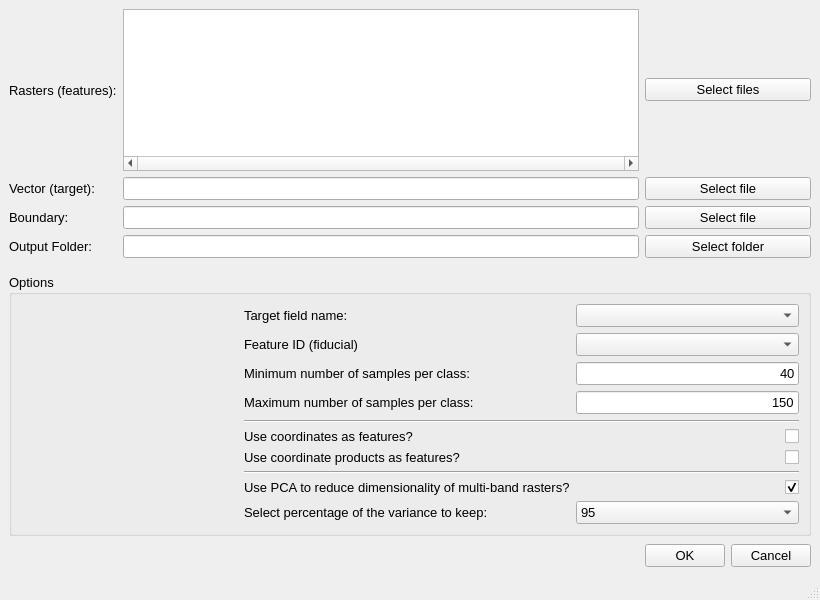
<?xml version="1.0" encoding="UTF-8"?>
<ui version="4.0">
 <class>MainWindow</class>
 <widget class="QMainWindow" name="MainWindow">
  <property name="geometry">
   <rect>
    <x>0</x>
    <y>0</y>
    <width>820</width>
    <height>600</height>
   </rect>
  </property>
  <property name="font">
   <font>
    <pointsize>10</pointsize>
   </font>
  </property>
  <property name="windowTitle">
   <string>MainWindow</string>
  </property>
  <widget class="QWidget" name="centralwidget">
   <layout class="QGridLayout" name="gridLayout">
    <item row="2" column="1">
     <widget class="QLineEdit" name="lineEdit_inputFileLito"/>
    </item>
    <item row="2" column="2" colspan="2">
     <widget class="QPushButton" name="pushButton_inputFileLito">
      <property name="toolTip">
       <string>Click to select vector (target) files.</string>
      </property>
      <property name="text">
       <string>Select file</string>
      </property>
     </widget>
    </item>
    <item row="1" column="1">
     <widget class="QPlainTextEdit" name="plainTextEdit_features">
      <property name="horizontalScrollBarPolicy">
       <enum>Qt::ScrollBarAlwaysOn</enum>
      </property>
      <property name="sizeAdjustPolicy">
       <enum>QAbstractScrollArea::AdjustIgnored</enum>
      </property>
      <property name="lineWrapMode">
       <enum>QPlainTextEdit::NoWrap</enum>
      </property>
      <property name="overwriteMode">
       <bool>false</bool>
      </property>
      <property name="tabStopWidth">
       <number>80</number>
      </property>
      <property name="tabStopDistance">
       <double>80.000000000000000</double>
      </property>
     </widget>
    </item>
    <item row="3" column="2" colspan="2">
     <widget class="QPushButton" name="pushButton_inputFileLimit">
      <property name="toolTip">
       <string>Click to select vector (area of interest) files.</string>
      </property>
      <property name="text">
       <string>Select file</string>
      </property>
     </widget>
    </item>
    <item row="5" column="2" colspan="2">
     <widget class="QPushButton" name="pushButton_outputDir">
      <property name="toolTip">
       <string>Click to select output directory.</string>
      </property>
      <property name="text">
       <string>Select folder</string>
      </property>
     </widget>
    </item>
    <item row="8" column="2">
     <widget class="QPushButton" name="pushButton_OK">
      <property name="toolTip">
       <string>Click to run the program.</string>
      </property>
      <property name="text">
       <string>OK</string>
      </property>
     </widget>
    </item>
    <item row="8" column="0" colspan="2">
     <spacer name="horizontalSpacer">
      <property name="orientation">
       <enum>Qt::Horizontal</enum>
      </property>
      <property name="sizeHint" stdset="0">
       <size>
        <width>575</width>
        <height>27</height>
       </size>
      </property>
     </spacer>
    </item>
    <item row="1" column="2" colspan="2">
     <widget class="QPushButton" name="pushButton_inputFilesFeatures">
      <property name="toolTip">
       <string>Click to select raster (feature) files.</string>
      </property>
      <property name="text">
       <string>Select files</string>
      </property>
     </widget>
    </item>
    <item row="2" column="0">
     <widget class="QLabel" name="label_inputLito">
      <property name="text">
       <string>Vector (target):</string>
      </property>
     </widget>
    </item>
    <item row="3" column="0">
     <widget class="QLabel" name="label_inputLimit">
      <property name="text">
       <string>Boundary:</string>
      </property>
     </widget>
    </item>
    <item row="8" column="3">
     <widget class="QPushButton" name="pushButton_Cancel">
      <property name="text">
       <string>Cancel</string>
      </property>
     </widget>
    </item>
    <item row="3" column="1">
     <widget class="QLineEdit" name="lineEdit_inputFileLimit"/>
    </item>
    <item row="5" column="1">
     <widget class="QLineEdit" name="lineEdit_outputDir"/>
    </item>
    <item row="1" column="0">
     <widget class="QLabel" name="label_inputFeatures">
      <property name="text">
       <string>Rasters (features):</string>
      </property>
     </widget>
    </item>
    <item row="5" column="0">
     <widget class="QLabel" name="label_output">
      <property name="text">
       <string>Output Folder:</string>
      </property>
     </widget>
    </item>
    <item row="6" column="1">
     <spacer name="verticalSpacer">
      <property name="orientation">
       <enum>Qt::Vertical</enum>
      </property>
      <property name="sizeHint" stdset="0">
       <size>
        <width>20</width>
        <height>40</height>
       </size>
      </property>
     </spacer>
    </item>
    <item row="7" column="0" colspan="4">
     <widget class="QGroupBox" name="groupBox_options">
      <property name="title">
       <string>Options</string>
      </property>
      <layout class="QGridLayout" name="gridLayout_2">
       <item row="2" column="2">
        <widget class="QLineEdit" name="lineEdit_atLeast">
         <property name="toolTip">
          <string>Classses with fewer samples than the number indicated here will be discarded.</string>
         </property>
         <property name="layoutDirection">
          <enum>Qt::LeftToRight</enum>
         </property>
         <property name="inputMask">
          <string/>
         </property>
         <property name="text">
          <string>40</string>
         </property>
         <property name="alignment">
          <set>Qt::AlignRight|Qt::AlignTrailing|Qt::AlignVCenter</set>
         </property>
        </widget>
       </item>
       <item row="2" column="1">
        <widget class="QLabel" name="label_atLeast">
         <property name="toolTip">
          <string>Classes with fewer samples than what is marked here will be discarded.</string>
         </property>
         <property name="text">
          <string>Minimum number of samples per class:</string>
         </property>
        </widget>
       </item>
       <item row="1" column="0">
        <spacer name="horizontalSpacer_2">
         <property name="orientation">
          <enum>Qt::Horizontal</enum>
         </property>
         <property name="sizeHint" stdset="0">
          <size>
           <width>40</width>
           <height>20</height>
          </size>
         </property>
        </spacer>
       </item>
       <item row="0" column="1">
        <widget class="QLabel" name="label_fieldName">
         <property name="toolTip">
          <string>The name of the field that contains the classes to be predicted (e.g., geology).</string>
         </property>
         <property name="text">
          <string>Target field name:</string>
         </property>
        </widget>
       </item>
       <item row="5" column="2">
        <widget class="QCheckBox" name="checkBox_coords">
         <property name="toolTip">
          <string>Check for &quot;yes&quot;</string>
         </property>
         <property name="layoutDirection">
          <enum>Qt::RightToLeft</enum>
         </property>
         <property name="text">
          <string/>
         </property>
         <property name="checked">
          <bool>false</bool>
         </property>
        </widget>
       </item>
       <item row="0" column="2">
        <widget class="QComboBox" name="comboBox_fieldName">
         <property name="toolTip">
          <string>The name of the field that contains the classes to be predicted (e.g., geology)</string>
         </property>
        </widget>
       </item>
       <item row="3" column="1">
        <widget class="QLabel" name="label_maxSamples">
         <property name="toolTip">
          <string>Classses with more samples than the number indicated here will be randomly selected.</string>
         </property>
         <property name="text">
          <string>Maximum number of samples per class:</string>
         </property>
        </widget>
       </item>
       <item row="3" column="2">
        <widget class="QLineEdit" name="lineEdit_maxSamples">
         <property name="toolTip">
          <string>Classses with more samples than the number indicated here will be randomly selected.</string>
         </property>
         <property name="inputMask">
          <string/>
         </property>
         <property name="text">
          <string>150</string>
         </property>
         <property name="alignment">
          <set>Qt::AlignRight|Qt::AlignTrailing|Qt::AlignVCenter</set>
         </property>
        </widget>
       </item>
       <item row="8" column="1">
        <widget class="QLabel" name="label_runPCA">
         <property name="cursor">
          <cursorShape>ArrowCursor</cursorShape>
         </property>
         <property name="toolTip">
          <string>Multi-band rasters (e.g., Landsat images) might have a high correlation. The program can automatically reduce the dimensionality of such inputs.</string>
         </property>
         <property name="text">
          <string>Use PCA to reduce dimensionality of multi-band rasters?</string>
         </property>
        </widget>
       </item>
       <item row="5" column="1">
        <widget class="QLabel" name="label_useCoordinates">
         <property name="toolTip">
          <string>Use the rasters coordinates as predictors in the model (increases model's spatial awareness)</string>
         </property>
         <property name="text">
          <string>Use coordinates as features?</string>
         </property>
        </widget>
       </item>
       <item row="1" column="2">
        <widget class="QComboBox" name="comboBox_id">
         <property name="toolTip">
          <string>A unique feature identifier (e.g., row number)</string>
         </property>
        </widget>
       </item>
       <item row="8" column="2">
        <widget class="QCheckBox" name="checkBox_PCA">
         <property name="toolTip">
          <string>Check for &quot;yes&quot;</string>
         </property>
         <property name="layoutDirection">
          <enum>Qt::RightToLeft</enum>
         </property>
         <property name="text">
          <string/>
         </property>
         <property name="checked">
          <bool>true</bool>
         </property>
        </widget>
       </item>
       <item row="1" column="1">
        <widget class="QLabel" name="label_id">
         <property name="toolTip">
          <string>A unique feature identifier (e.g., row number)</string>
         </property>
         <property name="text">
          <string>Feature ID (fiducial)</string>
         </property>
        </widget>
       </item>
       <item row="10" column="2">
        <widget class="QComboBox" name="comboBox_PCAPercent">
         <property name="toolTip">
          <string>Select the desired percentage of variance to keep. </string>
         </property>
         <property name="autoFillBackground">
          <bool>false</bool>
         </property>
         <property name="currentText">
          <string>95</string>
         </property>
         <property name="currentIndex">
          <number>1</number>
         </property>
         <property name="maxVisibleItems">
          <number>10</number>
         </property>
         <property name="sizeAdjustPolicy">
          <enum>QComboBox::AdjustToContentsOnFirstShow</enum>
         </property>
         <item>
          <property name="text">
           <string>99</string>
          </property>
         </item>
         <item>
          <property name="text">
           <string>95</string>
          </property>
         </item>
         <item>
          <property name="text">
           <string>90</string>
          </property>
         </item>
         <item>
          <property name="text">
           <string>80</string>
          </property>
         </item>
         <item>
          <property name="text">
           <string>70</string>
          </property>
         </item>
         <item>
          <property name="text">
           <string>50</string>
          </property>
         </item>
        </widget>
       </item>
       <item row="10" column="1">
        <widget class="QLabel" name="label_PCAPercent">
         <property name="toolTip">
          <string>The Principal Components are organized based on the amount of variance they explain. You can select how much variance the program will keep. Selecting a percentage equals to 100 means the program only rotates the data and does not remove any of its variance. </string>
         </property>
         <property name="text">
          <string>Select percentage of the variance to keep:</string>
         </property>
        </widget>
       </item>
       <item row="7" column="1" colspan="2">
        <widget class="Line" name="line">
         <property name="orientation">
          <enum>Qt::Horizontal</enum>
         </property>
        </widget>
       </item>
       <item row="6" column="2">
        <widget class="QCheckBox" name="checkBox_cartesianProd">
         <property name="toolTip">
          <string>Check for &quot;yes&quot;</string>
         </property>
         <property name="layoutDirection">
          <enum>Qt::RightToLeft</enum>
         </property>
         <property name="text">
          <string/>
         </property>
        </widget>
       </item>
       <item row="6" column="1">
        <widget class="QLabel" name="label_useCartesianProd">
         <property name="toolTip">
          <string>Calculate the product of the rasters coordinates (creates &quot;X*X&quot;, &quot;X*Y&quot;, and &quot;Y*Y&quot; synthetic features from the coordinates) and use as predictors in the model (increases model's spatial awareness)</string>
         </property>
         <property name="text">
          <string>Use coordinate products as features?</string>
         </property>
        </widget>
       </item>
       <item row="4" column="1" colspan="2">
        <widget class="Line" name="line_2">
         <property name="orientation">
          <enum>Qt::Horizontal</enum>
         </property>
        </widget>
       </item>
      </layout>
     </widget>
    </item>
   </layout>
  </widget>
  <widget class="QMenuBar" name="menubar">
   <property name="geometry">
    <rect>
     <x>0</x>
     <y>0</y>
     <width>1056</width>
     <height>26</height>
    </rect>
   </property>
  </widget>
  <widget class="QStatusBar" name="statusbar"/>
 </widget>
 <resources/>
 <connections/>
</ui>
